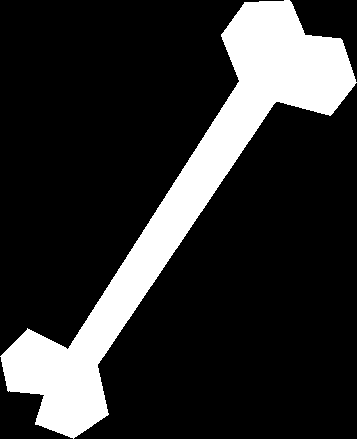
#> input picture data/images_Kimia/Bone-1.bmp, 357 x 439 px; its folder holds only this picture in this run
$ jupyter execute --allow-errors kimia_classification.ipynb
#> lines starting #> are read from the running program, lines starting #| are printed output that depends on the picture; after the words box and inside, x2 and y2 are one past the last pixel; in counts of white or black regions, pixels touching at a corner belong together
# Image Classification with Kimia Database

**Author:** Oussama GUELFAA
**Date:** 01-04-2025

This notebook demonstrates image classification using the Kimia database. We'll extract features from binary images and use machine learning techniques to classify them.

## 38.1. Feature Extraction

The image database used in this tutorial is composed of 18 classes. Each class contains 12 images. All these 216 images come from the Kimia database. In order to classify these images, we first have to extract some features of each binary image.

[cell 1]
# Import necessary libraries
import numpy as np
import matplotlib.pyplot as plt
import glob
import os
from skimage import measure, io
from sklearn.model_selection import train_test_split
from sklearn.neural_network import MLPClassifier
from sklearn.svm import SVC
from sklearn.preprocessing import StandardScaler
from sklearn.metrics import confusion_matrix, classification_report, accuracy_score
import seaborn as sns

[cell 2]
# Define the dataset path and classes
import glob
# Use the correct path to the Kimia dataset
rep = '../../data/images_Kimia/'
classes = ['bone', 'apple', 'camel']  # We only have these 3 classes in our dataset

# If you have the full Kimia216 dataset, uncomment these classes:
# classes = ['bird', 'bone', 'brick', 'camel', 'car', 'children',
#           'classic', 'elephant', 'face', 'fork', 'fountain',
#           'glass', 'hammer', 'heart', 'key', 'misk', 'ray', 'turtle']

nbClasses = len(classes)
nbImages = 20  # Each class has 20 images in our dataset

# The features are manually computed
properties = np.zeros((nbClasses*nbImages, 9))
target = np.zeros(nbClasses * nbImages)
index = 0

for ind_c, c in enumerate(classes):
    filelist = glob.glob(rep+c+'*')
    for filename in filelist:
        print(filename)

### Feature Extraction Function

For each image in the database, we'll extract a number of different features using scikit-image's `regionprops` function.

[cell 3]
def extract_features(image_path):
    """Extract region properties from a binary image."""
#> called with image_path = 'data/images_Kimia/Bone-1.bmp'
    # Read the image
    img = io.imread(image_path, as_gray=True)
#> img: shape (439, 357) bool; 18.7% white; 1 white region, box (x1, y1, x2, y2) and area: (0, 0, 357, 439) 29232

    # Ensure binary image
    if img.max() > 1:
        img = img > 128

    # Extract region properties
    props = measure.regionprops(measure.label(img))[0]

    # Extract features
    features = np.array([
        props.area,                      # Area of the region
        props.perimeter,                 # Perimeter of the region
        props.eccentricity,              # Eccentricity of the region
        props.equivalent_diameter_area,  # Diameter of circle with same area
        props.euler_number,              # Euler number
        props.extent,                    # Ratio of pixels in region to pixels in bounding box
        props.major_axis_length,         # Length of major axis
        props.minor_axis_length,         # Length of minor axis
        props.solidity                   # Ratio of pixels in the region to pixels in the convex hull
    ])
#> features = [29232, 1390.6, 0.986, 192.9, 1, 0.187, 652.5, 109.1, 0.472]

    return features

[cell 4]
# Extract features for all images
properties = np.zeros((nbClasses*nbImages, 9))
target = np.zeros(nbClasses * nbImages)
index = 0

for ind_c, c in enumerate(classes):
    filelist = glob.glob(rep+c+'*')
    for filename in filelist:
        try:
            # Extract features
            features = extract_features(filename)
            properties[index] = features
            target[index] = ind_c
            index += 1
        except Exception as e:
            print(f"Error processing {filename}: {e}")

# Check the shape of our feature array
print(f"Feature array shape: {properties.shape}")
print(f"Target array shape: {target.shape}")

## 38.2. Image Classification

In order to classify the images, we are going to use neural networks. Pattern recognition networks are feedforward networks that can be trained to classify inputs according to target classes. The inputs are the features of each image. The target data are the labels, indicating the class of each image.

### 38.2.1. Construction of the Array of Properties

- Build the target data, representing the class of each image. The target data for pattern recognition networks should consist of one vector containing the index of the target class. In our example, the target data will be a vector of 216 elements.
- The database will be divided into a training set (75%) and a test set (25%).

[cell 5]
# Split the data into training and test sets
from sklearn.model_selection import train_test_split

X_train, X_test, y_train, y_test = train_test_split(
    properties, target, test_size=0.25, random_state=42, stratify=target)

print(f"Training set: {X_train.shape[0]} samples")
print(f"Test set: {X_test.shape[0]} samples")

### 38.2.2. Training and Classification

- Run the training task and classify the test images.
- Show the classification confusion matrix as well as the overall performance.

[cell 6]
# Normalize the data
from sklearn.preprocessing import StandardScaler

scaler = StandardScaler()
X_train_scaled = scaler.fit_transform(X_train)
X_test_scaled = scaler.transform(X_test)

[cell 7]
# Train a neural network classifier
from sklearn.neural_network import MLPClassifier

# Create and train the classifier
mlp = MLPClassifier(hidden_layer_sizes=(100,), activation='relu',
                    solver='adam', max_iter=1000, random_state=42)
mlp.fit(X_train_scaled, y_train)

# Make predictions
y_pred = mlp.predict(X_test_scaled)

# Calculate accuracy
accuracy = accuracy_score(y_test, y_pred)
print(f"Accuracy: {accuracy:.2f}")

# Print classification report
print("\nClassification Report:")
# Convert numeric labels to string labels for the report
class_labels = [str(i) for i in range(len(classes))]
#> (the rest of this cell did not finish here and is left out)

[cell 8]
# Plot confusion matrix
cm = confusion_matrix(y_test, y_pred)

plt.figure(figsize=(12, 10))
# Use class_labels for the confusion matrix visualization
sns.heatmap(cm, annot=True, fmt='d', cmap='Blues', xticklabels=class_labels, yticklabels=class_labels)
plt.xlabel('Predicted')
plt.ylabel('True')
plt.title(f'Confusion Matrix (Accuracy: {accuracy:.2f})')
plt.tight_layout()
plt.show()
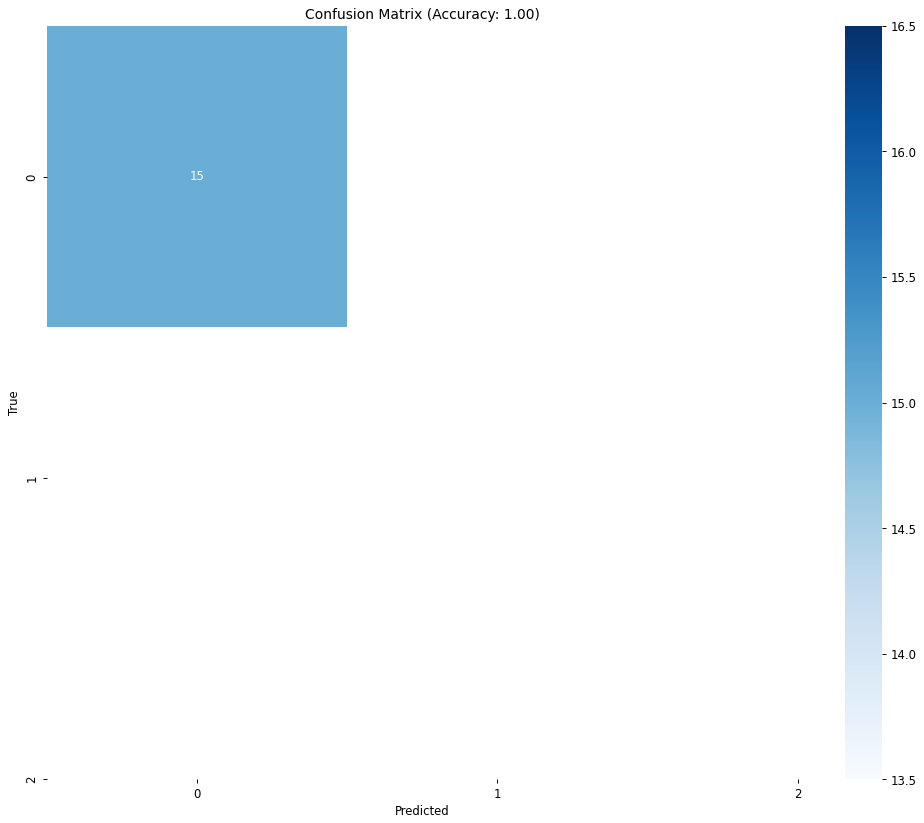
#> figure drawn by matplotlib, 2 panels

### Try with SVM Classifier

Let's also try using an SVM classifier to compare performance.

[cell 9]
# Train an SVM classifier
from sklearn.svm import SVC

# Create and train the classifier
svm = SVC(C=1.0, kernel='rbf', gamma='scale', random_state=42)
#> (the rest of this cell did not finish here and is left out)

#> (a cell that did not finish here is left out)

### Improving Classification Performance

Let's try to change the parameters of the neural network to improve the classification performance.

[cell 11]
# Try a more complex neural network
mlp_improved = MLPClassifier(hidden_layer_sizes=(100, 50), activation='relu',
                            solver='adam', max_iter=2000, alpha=0.0001,
                            learning_rate='adaptive', random_state=42)
mlp_improved.fit(X_train_scaled, y_train)

# Make predictions
y_pred_improved = mlp_improved.predict(X_test_scaled)

# Calculate accuracy
accuracy_improved = accuracy_score(y_test, y_pred_improved)
print(f"Improved MLP Accuracy: {accuracy_improved:.2f}")

# Print classification report
print("\nImproved MLP Classification Report:")
# Use the same class labels as before
#> (the rest of this cell did not finish here and is left out)

[cell 12]
# Plot improved MLP confusion matrix
cm_improved = confusion_matrix(y_test, y_pred_improved)

plt.figure(figsize=(12, 10))
# Use class_labels for the confusion matrix visualization
sns.heatmap(cm_improved, annot=True, fmt='d', cmap='Blues', xticklabels=class_labels, yticklabels=class_labels)
plt.xlabel('Predicted')
plt.ylabel('True')
plt.title(f'Improved MLP Confusion Matrix (Accuracy: {accuracy_improved:.2f})')
plt.tight_layout()
plt.show()
